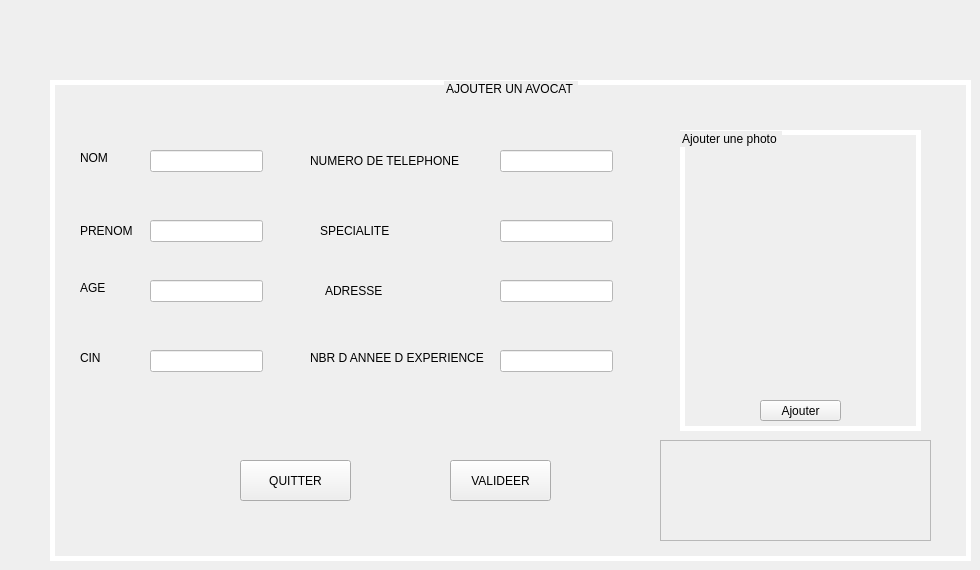
    <widget class="QWidget" name="ajout">
     <attribute name="title">
      <string>Ajout </string>
     </attribute>
     <widget class="QGroupBox" name="groupBox_ajouteravocat">
      <property name="geometry">
       <rect>
        <x>50</x>
        <y>80</y>
        <width>921</width>
        <height>481</height>
       </rect>
      </property>
      <property name="styleSheet">
       <string notr="true">QGroupBox{
border: 5px solid gray;
	border-color: rgb(255, 255, 255);
font: 10pt &quot;MS Shell Dlg 2&quot;;


}

 </string>
      </property>
      <property name="title">
       <string>AJOUTER UN AVOCAT </string>
      </property>
      <property name="alignment">
       <set>Qt::AlignCenter</set>
      </property>
      <property name="checkable">
       <bool>false</bool>
      </property>
      <property name="checked">
       <bool>false</bool>
      </property>
      <widget class="QLabel" name="label_t1nom">
       <property name="geometry">
        <rect>
         <x>30</x>
         <y>70</y>
         <width>56</width>
         <height>16</height>
        </rect>
       </property>
       <property name="styleSheet">
        <string notr="true">font: 87 8pt &quot;Segoe UI Black&quot;;</string>
       </property>
       <property name="text">
        <string>NOM</string>
       </property>
      </widget>
      <widget class="QLabel" name="label_t1prenom">
       <property name="geometry">
        <rect>
         <x>30</x>
         <y>140</y>
         <width>71</width>
         <height>21</height>
        </rect>
       </property>
       <property name="styleSheet">
        <string notr="true">font: 87 8pt &quot;Segoe UI Black&quot;;</string>
       </property>
       <property name="text">
        <string>PRENOM</string>
       </property>
      </widget>
      <widget class="QLabel" name="label_t1age">
       <property name="geometry">
        <rect>
         <x>30</x>
         <y>200</y>
         <width>56</width>
         <height>16</height>
        </rect>
       </property>
       <property name="styleSheet">
        <string notr="true">font: 87 8pt &quot;Segoe UI Black&quot;;</string>
       </property>
       <property name="text">
        <string>AGE</string>
       </property>
      </widget>
      <widget class="QLabel" name="label_t1cin">
       <property name="geometry">
        <rect>
         <x>30</x>
         <y>270</y>
         <width>56</width>
         <height>16</height>
        </rect>
       </property>
       <property name="styleSheet">
        <string notr="true">font: 87 8pt &quot;Segoe UI Black&quot;;</string>
       </property>
       <property name="text">
        <string>CIN</string>
       </property>
      </widget>
      <widget class="QLabel" name="label_t1num">
       <property name="geometry">
        <rect>
         <x>260</x>
         <y>70</y>
         <width>191</width>
         <height>21</height>
        </rect>
       </property>
       <property name="styleSheet">
        <string notr="true">font: 87 8pt &quot;Segoe UI Black&quot;;</string>
       </property>
       <property name="text">
        <string>NUMERO DE TELEPHONE</string>
       </property>
      </widget>
      <widget class="QLabel" name="label_t1adr">
       <property name="geometry">
        <rect>
         <x>275</x>
         <y>200</y>
         <width>71</width>
         <height>21</height>
        </rect>
       </property>
       <property name="styleSheet">
        <string notr="true">font: 87 8pt &quot;Segoe UI Black&quot;;</string>
       </property>
       <property name="text">
        <string>ADRESSE</string>
       </property>
      </widget>
      <widget class="QLabel" name="label_t1nbr">
       <property name="geometry">
        <rect>
         <x>260</x>
         <y>270</y>
         <width>191</width>
         <height>16</height>
        </rect>
       </property>
       <property name="styleSheet">
        <string notr="true">font: 87 8pt &quot;Segoe UI Black&quot;;</string>
       </property>
       <property name="text">
        <string>NBR D ANNEE D EXPERIENCE</string>
       </property>
      </widget>
      <widget class="QLabel" name="label_t1speciali">
       <property name="geometry">
        <rect>
         <x>270</x>
         <y>140</y>
         <width>111</width>
         <height>21</height>
        </rect>
       </property>
       <property name="styleSheet">
        <string notr="true">font: 87 8pt &quot;Segoe UI Black&quot;;</string>
       </property>
       <property name="text">
        <string>SPECIALITE</string>
       </property>
      </widget>
      <widget class="QLineEdit" name="lineEdit_t1nom">
       <property name="geometry">
        <rect>
         <x>100</x>
         <y>70</y>
         <width>113</width>
         <height>22</height>
        </rect>
       </property>
       <property name="styleSheet">
        <string notr="true">background-color: rgb(255, 255, 255);

/*font: 75 8pt &quot;Monotype Koufi&quot;; */</string>
       </property>
       <property name="text">
        <string/>
       </property>
      </widget>
      <widget class="QLineEdit" name="lineEdit_t1prenom">
       <property name="geometry">
        <rect>
         <x>100</x>
         <y>140</y>
         <width>113</width>
         <height>22</height>
        </rect>
       </property>
       <property name="styleSheet">
        <string notr="true">background-color: rgb(255, 255, 255);</string>
       </property>
      </widget>
      <widget class="QLineEdit" name="lineEdit_t1age">
       <property name="geometry">
        <rect>
         <x>100</x>
         <y>200</y>
         <width>113</width>
         <height>22</height>
        </rect>
       </property>
       <property name="styleSheet">
        <string notr="true">background-color: rgb(255, 255, 255);</string>
       </property>
      </widget>
      <widget class="QLineEdit" name="lineEdit_t1cin">
       <property name="geometry">
        <rect>
         <x>100</x>
         <y>270</y>
         <width>113</width>
         <height>22</height>
        </rect>
       </property>
       <property name="styleSheet">
        <string notr="true">background-color: rgb(255, 255, 255);</string>
       </property>
      </widget>
      <widget class="QLineEdit" name="lineEdit_t1numerotele">
       <property name="geometry">
        <rect>
         <x>450</x>
         <y>70</y>
         <width>113</width>
         <height>22</height>
        </rect>
       </property>
       <property name="styleSheet">
        <string notr="true">
background-color: rgb(255, 255, 255);</string>
       </property>
      </widget>
      <widget class="QLineEdit" name="lineEdit_t1specialite">
       <property name="geometry">
        <rect>
         <x>450</x>
         <y>140</y>
         <width>113</width>
         <height>22</height>
        </rect>
       </property>
       <property name="styleSheet">
        <string notr="true">background-color: rgb(255, 255, 255);</string>
       </property>
      </widget>
      <widget class="QLineEdit" name="lineEdit_t1adr">
       <property name="geometry">
        <rect>
         <x>450</x>
         <y>200</y>
         <width>113</width>
         <height>22</height>
        </rect>
       </property>
       <property name="styleSheet">
        <string notr="true">background-color: rgb(255, 255, 255);</string>
       </property>
      </widget>
      <widget class="QLineEdit" name="lineEdit_t1anneeex">
       <property name="geometry">
        <rect>
         <x>450</x>
         <y>270</y>
         <width>113</width>
         <height>22</height>
        </rect>
       </property>
       <property name="styleSheet">
        <string notr="true">background-color: rgb(255, 255, 255);</string>
       </property>
      </widget>
      <widget class="QPushButton" name="pushButton_quitter">
       <property name="geometry">
        <rect>
         <x>190</x>
         <y>380</y>
         <width>111</width>
         <height>41</height>
        </rect>
       </property>
       <property name="text">
        <string>QUITTER</string>
       </property>
      </widget>
      <widget class="QPushButton" name="pushButton_valider">
       <property name="geometry">
        <rect>
         <x>400</x>
         <y>380</y>
         <width>101</width>
         <height>41</height>
        </rect>
       </property>
       <property name="text">
        <string>VALIDEER</string>
       </property>
      </widget>
      <widget class="QGroupBox" name="groupBox_7">
       <property name="geometry">
        <rect>
         <x>630</x>
         <y>50</y>
         <width>241</width>
         <height>301</height>
        </rect>
       </property>
       <property name="title">
        <string>Ajouter une photo </string>
       </property>
       <widget class="QPushButton" name="pushButton_4">
        <property name="geometry">
         <rect>
          <x>80</x>
          <y>270</y>
          <width>81</width>
          <height>21</height>
         </rect>
        </property>
        <property name="text">
         <string>Ajouter</string>
        </property>
       </widget>
      </widget>
      <widget class="QFrame" name="frame_2">
       <property name="geometry">
        <rect>
         <x>610</x>
         <y>360</y>
         <width>271</width>
         <height>101</height>
        </rect>
       </property>
       <property name="styleSheet">
        <string notr="true">image: url(:/log1.png);</string>
       </property>
       <property name="frameShape">
        <enum>QFrame::StyledPanel</enum>
       </property>
       <property name="frameShadow">
        <enum>QFrame::Raised</enum>
       </property>
      </widget>
     </widget>
    </widget>
